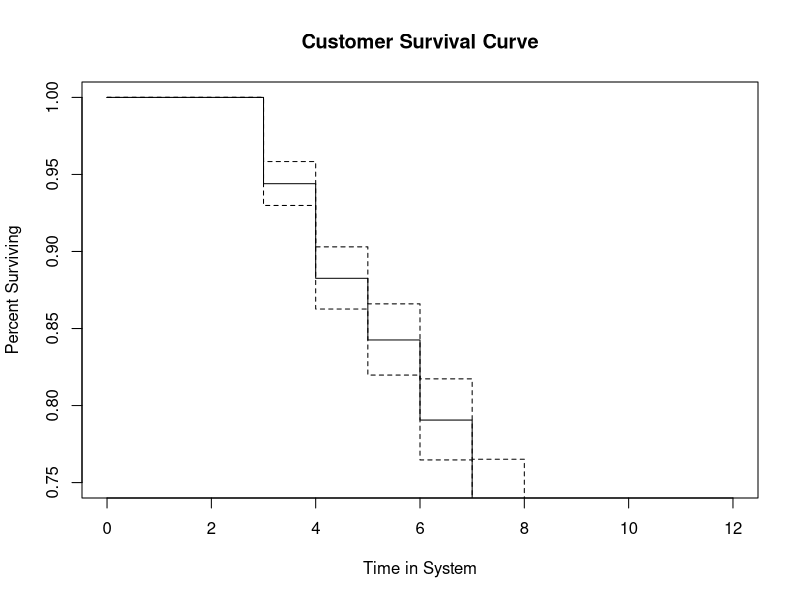

Recreate this plot in R.
#Load the libraries
library(survival)

#Set the working directory
setwd("/Users/amahen/Documents/Hackathons/Hackathon-Sabre")

#Load the data
churndata <- read.csv("churn_data.csv")
attach(churndata)


#Create a "survival object" for each observation, using time and churn data.
churndata$survival <- Surv(churndata$time_in_system,churndata$churned == 1)

#Fit a basic survival curve using the data
fit <- survfit(survival ~ 1, data = churndata)

#Plot the survival curve
plot(fit, lty = 1, mark.time = FALSE, ylim=c(.75,1), xlab = 'Time in System', ylab = 'Percent Surviving')
title(main = 'Customer Survival Curve')


#Semi-parametric solution
system_time <- churndata$time_in_system
ratio_discount <- churndata$discount_ratio
no_transactions <- churndata$no_of_transactions
value_transaction <- churndata$transaction_per_year
X <- cbind(system_time,ratio_discount,no_transactions,value_transaction)

#Fit a cox regression model           
coxph <- coxph(Surv(churndata$time_in_system,churndata$churned)~X,method = "breslow")
summary(coxph)

